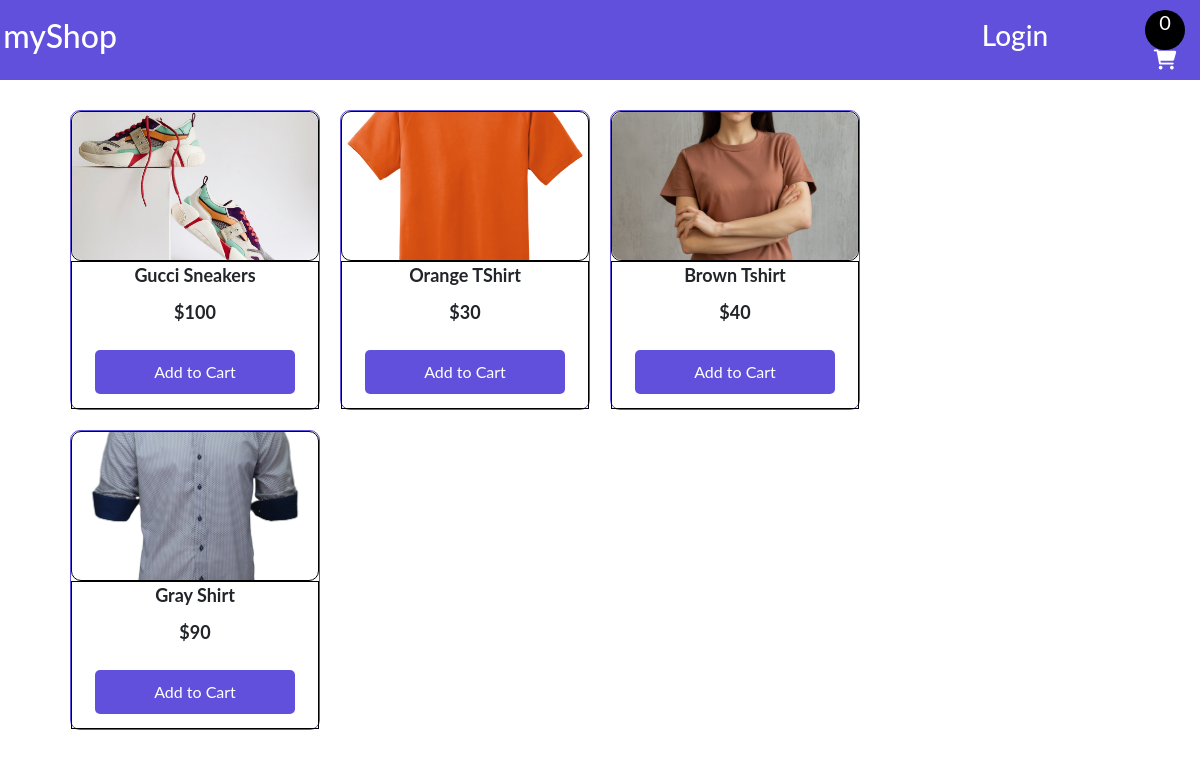
The page / on the database its author committed.
### store/models.py (models this page shows, shortened)
class Product(models.Model):
    name = models.CharField(max_length=50)
    price = models.IntegerField()
    picture = models.ImageField(upload_to="img", default="")

### store/views.py (the view)
# urls.py: path("", views.index, name="index"),
def index(request):
    products = Product.objects.all()
    context = {"products":products}
    return render(request, "index.html", context)

### store/context_processors.py (called while the page is built)
def cart_renderer(request):
    try:
        if request.user.is_authenticated:
            cart = Cart.objects.get(user=request.user, completed=False)
        else:
            cart = Cart.objects.get(session_id = request.session['nonuser'], completed=False)
    except:
        cart = {"num_of_items":0}
    return {"cart": cart}

### store/templates/index.html
{% extends 'base.html' %}
{% block content %}
    <div class="container">
        {% for product in products  %}
        <div class="productContainer">
            <div class="thumbnail">
                <img src="{{product.picture.url}}" alt="">
            </div>
            <div class="action">
                <p>{{product.name}}</p>
                <p>${{product.price}}</p>
                <button value="{{product.id}}">Add to Cart</button>
            </div>
        </div>
        {% endfor %}
    </div>
{% endblock content %}

### store/static/css/style.css (style rules this page uses)
* { padding: 0px; margin:0px; box-sizing: border-box; font-family: 'Lato', sans-serif; }
.container { width: 90%; height: auto; padding: 10px 10px 10px 10px; margin: auto; margin-top: 20px; display: flex; align-items: center; justify-content: flex-start; flex-wrap: wrap }
.productContainer { width: 250px; height: 300px; border: 1px solid #6050DC; border-radius: 10px; display: flex; align-items: center; justify-content: space-between; flex-direction: column; margin-bottom: 20px; margin-right: 20px; }
.thumbnail { width: 100%; height: 150px; border: 1px solid black; border-radius: 10px; }
.thumbnail img { width: 100%; height: 100%; border-radius: 10px; object-fit: cover; }
.action { width: 100%; height: 150px; border: 1px solid black; display: flex; align-items: center; justify-content: space-between; flex-direction: column; }
.action p { font-size: 18px; margin-bottom: 10px; font-weight: bold; }
.productContainer button { background-color: #6050DC; width: 200px; padding: 10px 10px 10px 10px; color: white; border: none; font-size: 16px; cursor: pointer; border-radius: 5px; margin: auto; }

### rows shown on the page
Product: picture (picture), name "Gucci Sneakers", price "100", {{ product.id }} 1 (drawn)
Product: picture (picture), name "Orange TShirt", price "30", {{ product.id }} 2 (drawn)
Product: picture (picture), name "Brown Tshirt", price "40", {{ product.id }} 3 (drawn)
Product: picture (picture), name "Gray Shirt", price "90", {{ product.id }} 4 (drawn)

### other values the page prints
{{ cart.num_of_items }} "0"
